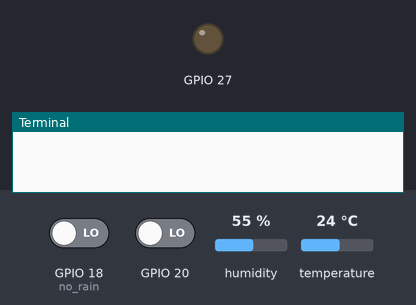
The program below on a simulated Raspberry Pi (BCM pin numbers). Parts: output pins drawn as LEDs (lit = HIGH), the last lines printed to the terminal. Inputs (shaded band) come from the test bench; at power-on: GPIO 20 LOW, GPIO 18 (no_rain) LOW, humidity 55 %, temperature 24 °C. Each call to the cloud database takes 0.3 s, and an entry nobody has set reads as its off value or as empty.

Above: at 1.7 s.
1.8 s: GPIO 20 driven HIGH
At 2.4 s:
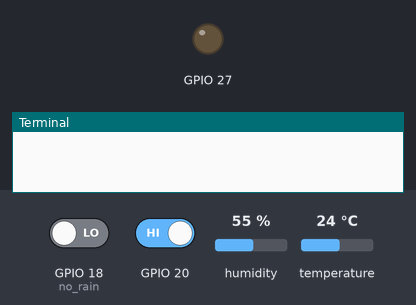
7.8 s: GPIO 20 driven LOW
At 10.0 s:
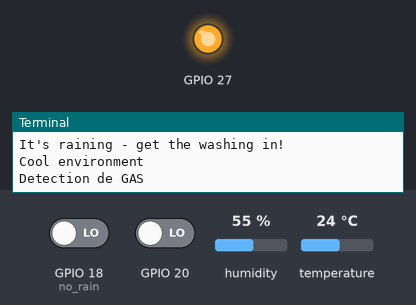
Timing chart, 0 to 20.8 s (numbered marks = the images above; inputs shaded):
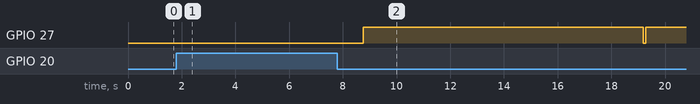

The program:

Final_iot.py
```python
import RPi.GPIO as GPIO
from time import sleep
import datetime
import time
from firebase import firebase
import Adafruit_DHT

import urllib2, urllib, httplib
import json
import os
from functools import partial

#Air quality
import RPi.GPIO as GPIO

GPIO.setmode(GPIO.BCM)
GPIO.setup(20, GPIO.IN)
GPIO.setup(27, GPIO.OUT)
#air quality


#rain
from time import sleep

from gpiozero import InputDevice

no_rain = InputDevice(18)

#rain

GPIO.setmode(GPIO.BCM)


GPIO.setwarnings(False)

# Sensor should be set to Adafruit_DHT.DHT11,
# Adafruit_DHT.DHT22, or Adafruit_DHT.AM2302.
sensor = Adafruit_DHT.DHT22

# Example using a Beaglebone Black with DHT sensor
# connected to pin P8_11.
pin = 4

# Try to grab a sensor reading.  Use the read_retry method which will retry up
# to 15 times to get a sensor reading (waiting 2 seconds between each retry).
humidity, temperature = Adafruit_DHT.read_retry(sensor, pin)


firebase = firebase.FirebaseApplication('https://iotraspi-4f2aa.firebaseio.com/', None)
#firebase.put("/dht", "/temp", "0.00")
#firebase.put("/dht", "/humidity", "0.00")

def update_firebase():

    humidity, temperature = Adafruit_DHT.read_retry(sensor, pin)
    if humidity is not None and temperature is not None:
        sleep(5)
        str_temp = ' {0:0.2f} *C '.format(temperature)
        str_hum  = ' {0:0.2f} %'.format(humidity)
        print('Temp={0:0.1f}*C  Humidity={1:0.1f}%'.format(temperature, humidity))


    else:
        print('Failed to get reading. Try again!')
        sleep(10)

    data = {"temp": temperature, "humidity": humidity}
    firebase.post('sensor', data)

    #rain
    if not no_rain.is_active:
        print("It's raining - get the washing in!")
        sleep(1)

        data1 = {"rain": 'its raining'}
        firebase.post('sensor', data1)

       #air
    if GPIO.input(20):
         print('Cool environment')
         time.sleep(1)
    if GPIO.input(20)!=1:
         print('Detection de GAS')
         GPIO.output(27, False)
         time.sleep(0.1)
         GPIO.output(27, True)
         data2 = {"air": 'Detecting de gas'}
         firebase.post('sensor', data2)


while True:
        update_firebase()

        #sleepTime = int(sleepTime)
        sleep(3)
```

Measured:
- after the input at 1.8 s, GPIO 27: stays LOW (without the input it goes to HIGH after 6.0 s)
- after the input at 7.8 s, GPIO 27: LOW → HIGH after 0.95 s, → LOW 10.4 s later, → HIGH 0.10 s later
